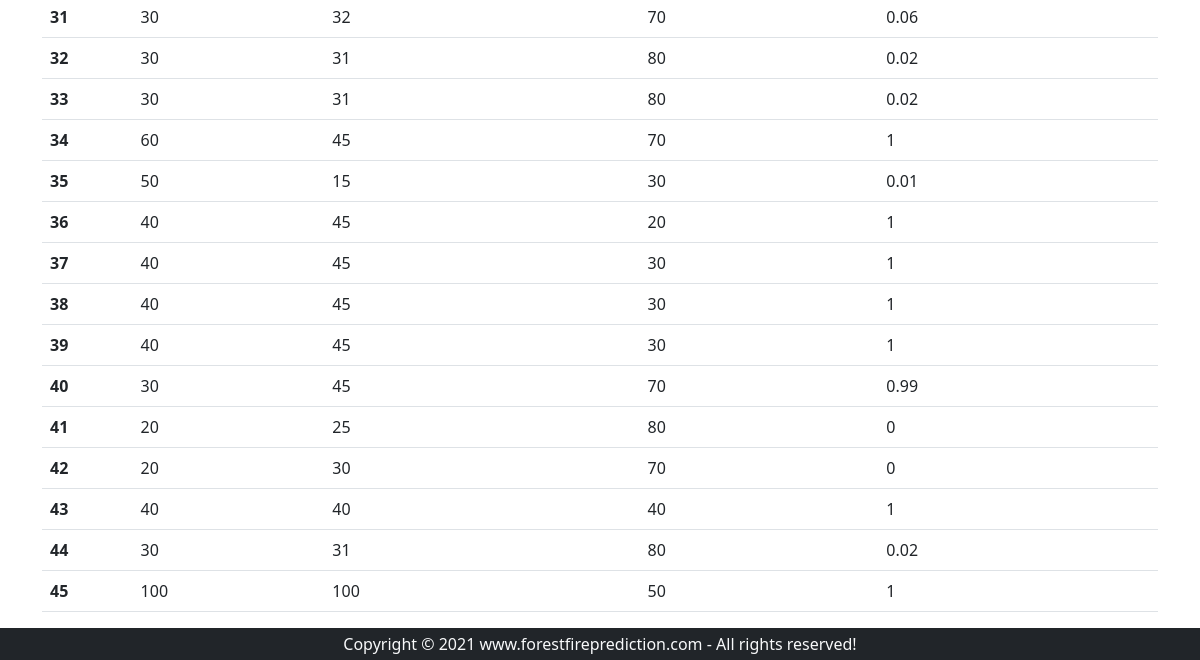
Before: /predictions (lower part) with the older database file.
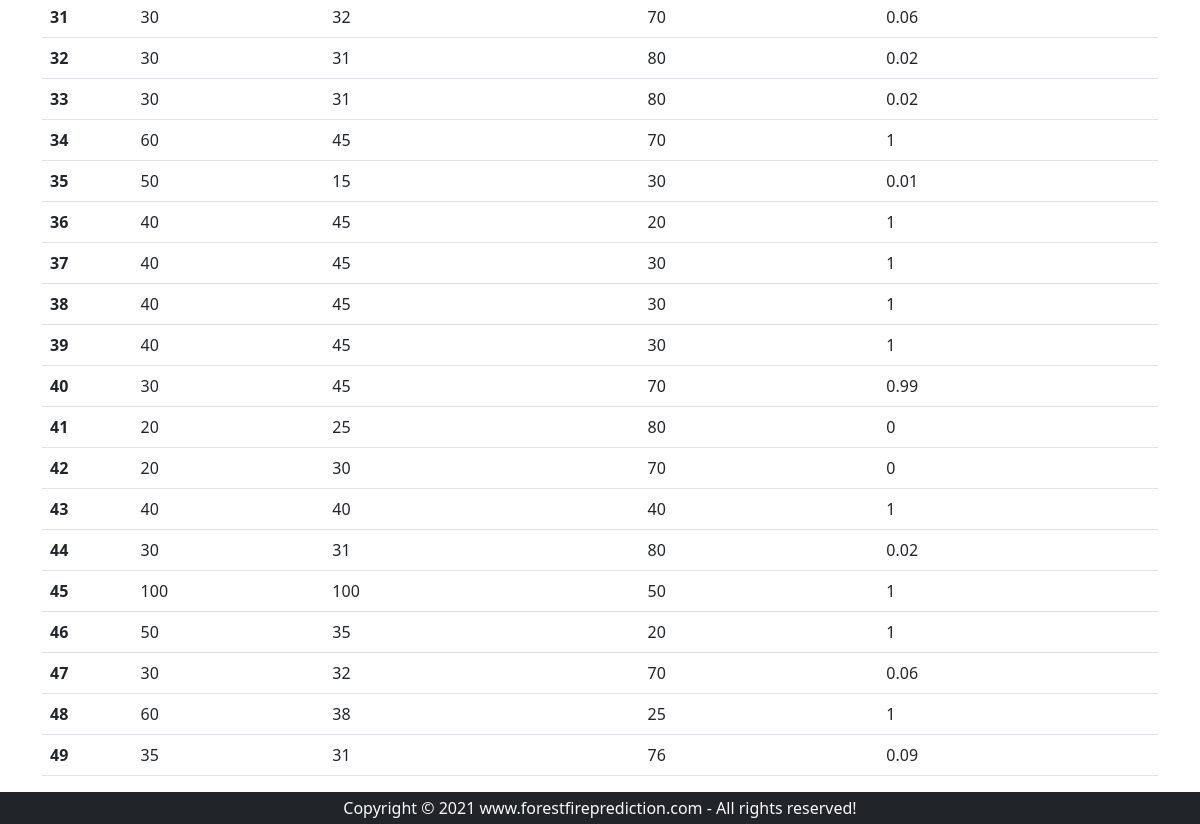
After: the same page with the newer database file.
### home/models.py (models this page shows)
class Fire(models.Model):
    oxygen = models.IntegerField()
    temperature = models.IntegerField()
    humidity = models.IntegerField()
    output = models.FloatField()

### home/views.py (the view)
# urls.py: path('predictions', views.predict, name='predictions')
def predict(request):
    allPredictions = Fire.objects.all()
    context = {'predictions': allPredictions}
    return render(request, 'predictions.html', context)

### templates/predictions.html (shortened to what this page needs)
<!doctype html>
<html lang="en">
<head>
  <link href="https://cdn.jsdelivr.net/npm/bootstrap@5.1.1/dist/css/bootstrap.min.css" rel="stylesheet"
>
</head>
<body>
  <div class="container my-5">
      <table class="table">
          <tbody>
            {% for item in predictions %}
            <tr>
              <th scope="row">{{forloop.counter}}</th>
              <td>{{item.oxygen}}</td>
              <td>{{item.temperature}}</td>
              <td>{{item.humidity}}</td>
              <td>{{item.output}}</td>
            </tr>
            {% endfor %}
          </tbody>
        </table>
  </div>
  <footer class="text-center text-light bg-dark fixed-bottom py-1">Copyright &copy; 2021 www.forestfireprediction.com - All rights reserved!</footer>
</body>
</html>

Changed rows visible on the page:
added Fire: oxygen "50", temperature "35", humidity "20", output "1"
added Fire: oxygen "30", temperature "32", humidity "70", output "0.06"
added Fire: oxygen "60", temperature "38", humidity "25", output "1"
added Fire: oxygen "35", temperature "31", humidity "76", output "0.09"
